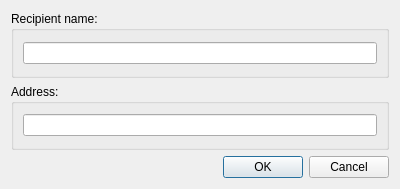
<?xml version="1.0" encoding="UTF-8"?>
<ui version="4.0">
 <class>email_dlg</class>
 <widget class="QDialog" name="email_dlg">
  <property name="geometry">
   <rect>
    <x>0</x>
    <y>0</y>
    <width>400</width>
    <height>189</height>
   </rect>
  </property>
  <property name="windowTitle">
   <string>Dialog</string>
  </property>
  <layout class="QGridLayout" name="gridLayout">
   <item row="0" column="0">
    <widget class="QGroupBox" name="groupBox">
     <property name="title">
      <string>Recipient name:</string>
     </property>
     <layout class="QGridLayout" name="gridLayout_4">
      <item row="0" column="0">
       <layout class="QGridLayout" name="gridLayout_3">
        <item row="0" column="0">
         <widget class="QLineEdit" name="lineEdit"/>
        </item>
       </layout>
      </item>
     </layout>
    </widget>
   </item>
   <item row="2" column="0">
    <widget class="QDialogButtonBox" name="buttonBox">
     <property name="orientation">
      <enum>Qt::Horizontal</enum>
     </property>
     <property name="standardButtons">
      <set>QDialogButtonBox::Cancel|QDialogButtonBox::Ok</set>
     </property>
    </widget>
   </item>
   <item row="1" column="0">
    <widget class="QGroupBox" name="groupBox_2">
     <property name="title">
      <string>Address:</string>
     </property>
     <layout class="QGridLayout" name="gridLayout_5">
      <item row="0" column="0">
       <layout class="QGridLayout" name="gridLayout_2">
        <item row="0" column="0">
         <widget class="QLineEdit" name="lineEdit_2"/>
        </item>
       </layout>
      </item>
     </layout>
    </widget>
   </item>
  </layout>
 </widget>
 <resources/>
 <connections>
  <connection>
   <sender>buttonBox</sender>
   <signal>accepted()</signal>
   <receiver>email_dlg</receiver>
   <slot>accept()</slot>
   <hints>
    <hint type="sourcelabel">
     <x>248</x>
     <y>254</y>
    </hint>
    <hint type="destinationlabel">
     <x>157</x>
     <y>274</y>
    </hint>
   </hints>
  </connection>
  <connection>
   <sender>buttonBox</sender>
   <signal>rejected()</signal>
   <receiver>email_dlg</receiver>
   <slot>reject()</slot>
   <hints>
    <hint type="sourcelabel">
     <x>316</x>
     <y>260</y>
    </hint>
    <hint type="destinationlabel">
     <x>286</x>
     <y>274</y>
    </hint>
   </hints>
  </connection>
 </connections>
</ui>
